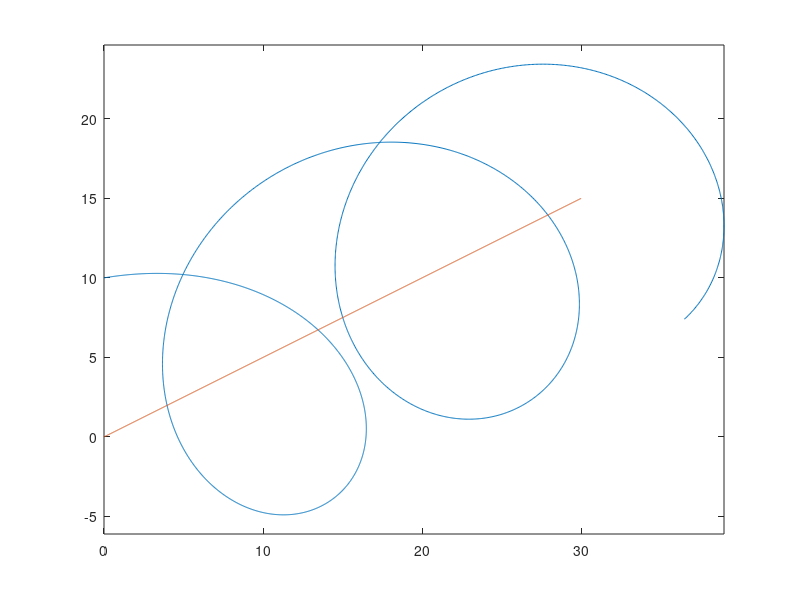

The MATLAB source for this figure:
t=0:0.1:300;
for i=1:length(t)
    qx(i) =  0.1*t(i); 
    qy(i) = 0.05*t(i);
    omega(i) = 0.02+0.0001*t(i); 
 %   gamma = gamma +qx;
    x1(i)=10*sin(omega(i)*t(i)) + qx(i);
    y1(i)=10*cos(omega(i)*t(i)) + qy(i);
% 
%     x = [qx(i) x1(i)];
%     y = [qy(i) y1(i)];
%     annotation('textarrow',x,y,'String',' ')
    
    
%     x = .5*t - 10*sin(.1*t) ;        
%     y = 0 - 10*cos(.1*t);
%     z= 10*sin(0.1*t);
end
plot(x1,y1);
hold on;
plot(qx,qy);
% plot(x2,y2);
% plot(x3,y3);

axis equal;

% figure;
% plot3(x,y,z);